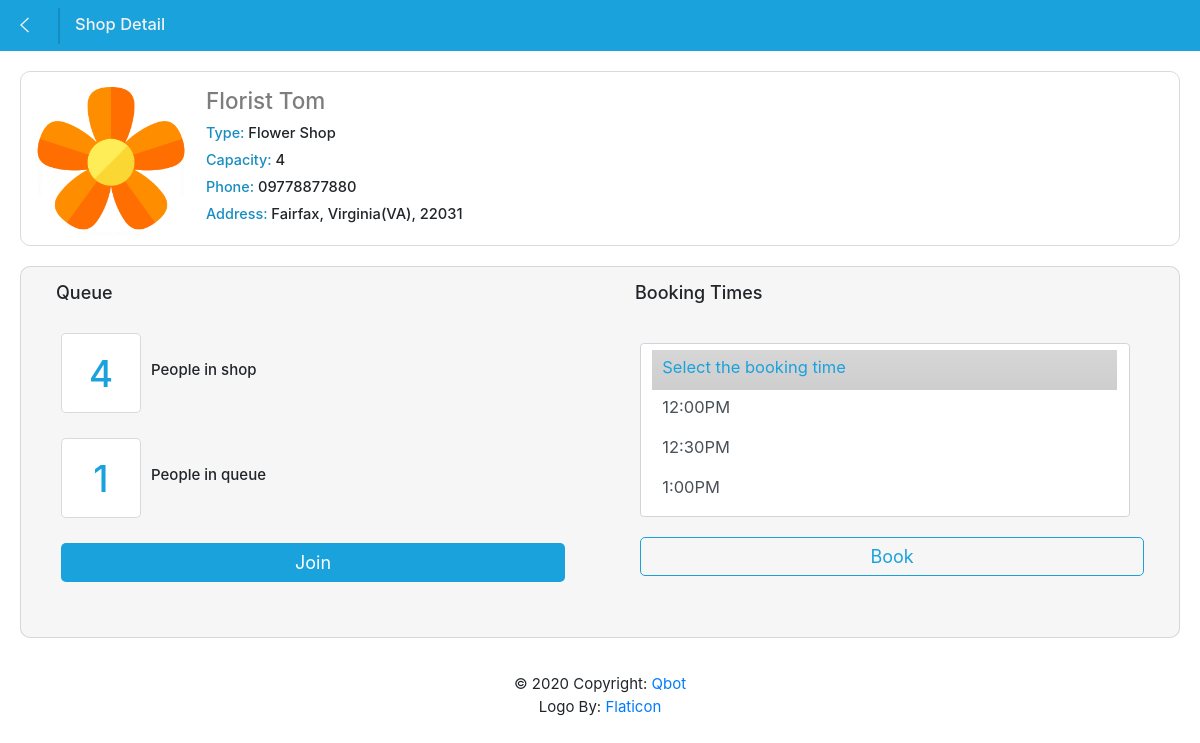
Screenshot of /shop/1/ with the database file from the repository.
### mainapp/models.py (models this page shows, shortened)
class Shop(models.Model):
    BLANK = ''
    INT_BLANK = 0
    user = models.ForeignKey(User, on_delete=models.CASCADE, related_name='shops', blank=True, null=True)
    name = models.CharField(max_length=128, blank=True)
    shop_type = models.CharField(max_length=64, blank=True)
    capacity = models.PositiveIntegerField(default=INT_BLANK)
    phone_number = models.CharField(max_length=12, blank=True)
    address = models.CharField(max_length=256, blank=True)
    logo = models.ImageField(upload_to=get_upload_path ,default='mainapp/logos/default.png')

### mainapp/views.py (the view)
# urls.py: path("shop/<int:shop_id>/", views.shop, name="shop"),
def shop(request, shop_id):
    try:
        shop = Shop.objects.get(pk=shop_id)
        in_serving, in_queue = get_num_customer(shop_id)
        phone_number = request.session['phone_number']
    except Shop.DoesNotExist:
        raise Http404("Shop does not exist")
    except KeyError:
        status = None
        num_priors = 0
    else:
        status, num_priors = get_customer_status(shop_id, phone_number)
    context = {
        "shop": shop,
        "ret": request.POST.get('ret') or 'shop_list',
        "in_serving": in_serving,
        "in_queue": in_queue,
        "status": status,
        "num_priors": num_priors
    }
    return render(request, "mainapp/shop.html", context)

### mainapp/views.py (called while the page is built)
def get_num_customer(shop_id):
    shop = get_object_or_404(Shop, pk=shop_id)
    queues = shop.queue_set.filter(Q(status=Queue.Status.QUEUE)
        | Q(status=Queue.Status.BOOK))
    servings = shop.queue_set.filter(Q(status=Queue.Status.SERVING)
        | Q(status=Queue.Status.ONCALL))
    return len(servings), len(queues)

### mainapp/templates/mainapp/shop.html (shortened to what this page needs)
{% extends "mainapp/base_with_nav.html" %}
{% load static%}
{% block pagehead %}
    Shop Detail
{% endblock %}
{% block backlink %}
    <a href="{% url ret %}"><i class="ion-ios-arrow-left back-btn"></i></a>
{% endblock %}
{% block body %}
    <div class="container-custom no-gutters">
        <div class="shop-container">
              <img src="{{ MEDIA_URL }}{{ shop.logo.name }}" alt="Shop logo">
              <div class="shop-detail-text">
                  <a class="link-header" href="{% url 'shop' shop.id %}"><h4>{{shop.name}}</h4></a>
                  <p><span>Type: </span>{{shop.shop_type}}</p>
                  <p><span>Capacity: </span>{{shop.capacity}}</p>
                  <p><span>Phone: </span>{{shop.phone_number}}</p>
                  <p><span>Address: </span>{{shop.address}}</p>
              </div>
        </div>
        <div class="shop-container back-grey">
          <div class="row">
            <div class="quebook-info col-sm-6">
              <h2>Queue</h2>
              <div class="row no-gutters">
                <p class="counter-text">{{ in_serving }}</p>
                <p class="counter-info">People in shop</p>
              </div>
              <div class="row no-gutters">
                <p class="counter-text">{{ in_queue }}</p>
                <p class="counter-info">People in queue</p>
              </div>
              {% if user.username %}
              <div class="row">
                <button type="button" class="btn btn-outline-secondary" disabled>login with user account to join</button>
              </div>
              {% elif status %}
              <div class="row">
                <button type="button" class="btn btn-outline-secondary" disabled>You already joined</button>
              </div>
              {% else %}
                <a href="{% url 'queue' shop.id %}" class="join-btn">Join</a>
              {% endif %}
            </div>
            <div class="quebook-info col-sm-6 no-gutters">
              <h2>Booking Times</h2>
              <form>
                <div class="row booking-row">
                    <select class="custom-select book-select" multiple>
                      <option selected>Select the booking time</option>
                      <option value="1">12:00PM</option>
                      <option value="2">12:30PM</option>
                      <option value="3">1:00PM</option>
                    </select>
                </div>
                {% if user.username %}
                <h2>&nbsp;</h2>
                {% else %}
                  <a href="#" class="book-btn">Book</a>
                {% endif %}
              </form>
              </div>
            </div>
          </div>
        </div>
{% endblock %}

### mainapp/static/mainapp/css/style.css (style rules this page uses)
html { background-color: rgb(255, 255, 255); color: rgb(255, 255, 255); font-family: 'Montserrat', 'Arial', sans-serif; font-weight: 300; font-size: 15px; text-rendering: optimizeLegibility; }
.link-header { text-decoration: none; color: #7D7D7D; }
.back-btn { font-size: 160%; display: inline-block; color : rgb(241, 241, 241); width: 45px; border-right: 2px solid rgb(22, 141, 192); padding-left: 5px; }
.back-grey { background-color: #f6f6f6; }
.shop-container { padding: 15px; margin: 20px; border-radius: 10px; border: 1px solid rgba(199, 199, 199, 0.664); }
.shop-container img { display: inline-block; float: left; max-width: 150px; width: 22%; height: auto; }
.shop-detail-text { display: inline-block; margin-left: 20px; }
.shop-detail-text p { font-size: 98%; font-weight: 500; margin-bottom: 5px; }
.shop-detail-text span { font-size: 98%; color: rgb(24, 141, 192); }
.quebook-info { padding-left: 20px; }
.quebook-info .row { margin-left: 20px; }
.quebook-info h2 { margin-left: 15px; margin-bottom: 20px; font-size: 120%; }
.counter-text { display: inline-block; float: left; text-align: center; margin-top: 10px; padding-top: 12px; font-size: 245%; font-weight: 500; width: 80px; height: 80px; background-color: rgb(255, 255, 255); border-radius: 5px; border: 1px solid rgba(199, 199, 199, 0.664); color: #1AA2DC; }
.counter-info { margin-left: 10px; font-weight: 500; font-size: 100%; padding-top: 36px; display: inline-block; }
.join-btn { margin: 10px 20px 40px 20px; display: block; font-size: 120%; text-align: center; padding: 5px; text-decoration: none; color: rgb(255, 255, 255); background-color:#1AA2DC; border: 1px solid transparent; border-radius: 5px; transition: color 0.2s, border 0.2s, background-color 0.2s; }
.booking-row { padding-top: 20px; width: 90%; }
.book-select { font-size: 110%; }
.book-select option { display: block; padding-left: 10px; padding-top: 7px; background-color: rgb(255, 255, 255); height: 40px; transition: color 0.2s, background-color 0.2s; }
.book-select option:checked, option:hover { background: white linear-gradient(to bottom, rgb(214, 214, 214), rgb(206, 206, 206)); color: #1AA2DC; }
.book-btn { margin: 20px 20px 40px 20px; display: block; font-size: 120%; text-align: center; padding: 5px; text-decoration: none; color: #1AA2DC; background-color:inherit; border: 1px solid #1AA2DC; border-radius: 5px; transition: color 0.2s, border 0.2s, background-color 0.2s; }

### rows the page displays
Shop: logo.name (picture), name "Florist Tom", shop_type "Flower Shop", capacity "4", phone_number "09778877880", address "Fairfax, Virginia(VA), 22031"

### other values shown
{{ in_serving }} "4"
{{ in_queue }} "1"
